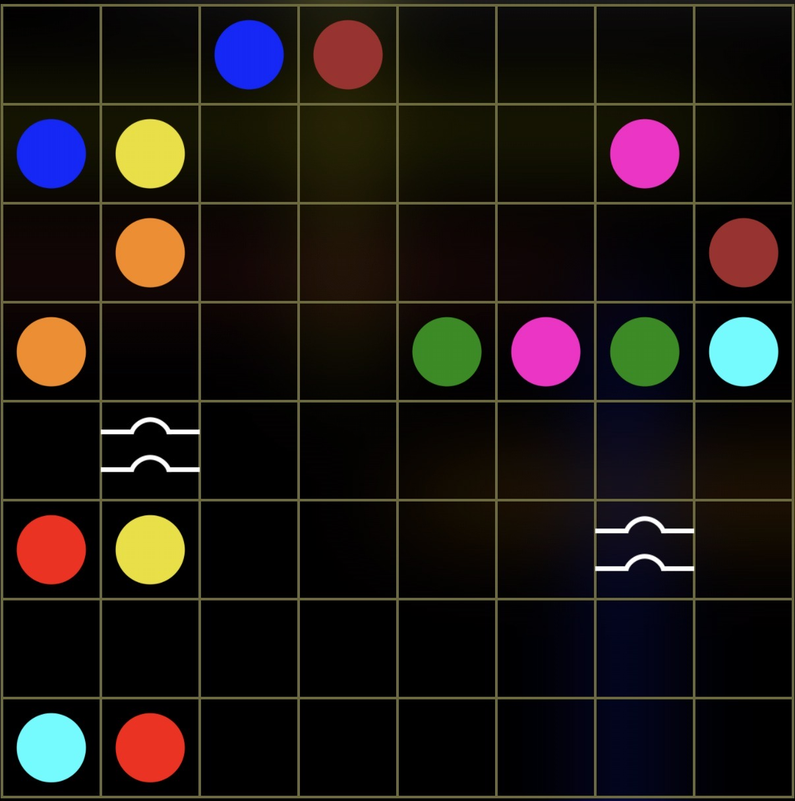
#> input picture images/bridges.png, 795 x 801 px, shrunk from 1206 x 1214 before the run; its folder holds 5 pictures in this run
$ python make_images.py
#> lines starting #> are read from the running program, lines starting #| are printed output that depends on the picture
import cv2
import numpy as np

def load_img(impath):
    """
    Loads an image from a specified location and returns it in RGB format.
    Input:
    - impath: a string specifying the target image location.
    Returns an RGB integer image.
    """
#> called with impath = 'bridges.png'
    img_loaded = cv2.imread(f"images/{impath}")
#> img_loaded is the input picture: shape (801, 795, 3); mean B, G, R 20.1, 23.6, 29.6
    # img = cv2.cvtColor(img_loaded, cv2.COLOR_BGR2RGB)

    return img_loaded

image_name = "bridges"
img = load_img(f"{image_name}.png")

height, width, _ = img.shape
#> height = 801; width = 795
for row in range(height):
    for col in range(width):
        rgb_tuple = tuple(img[row, col])
        distance = np.linalg.norm(np.array(rgb_tuple))
        if distance < 60:
            img[row, col] = [255, 255, 255]
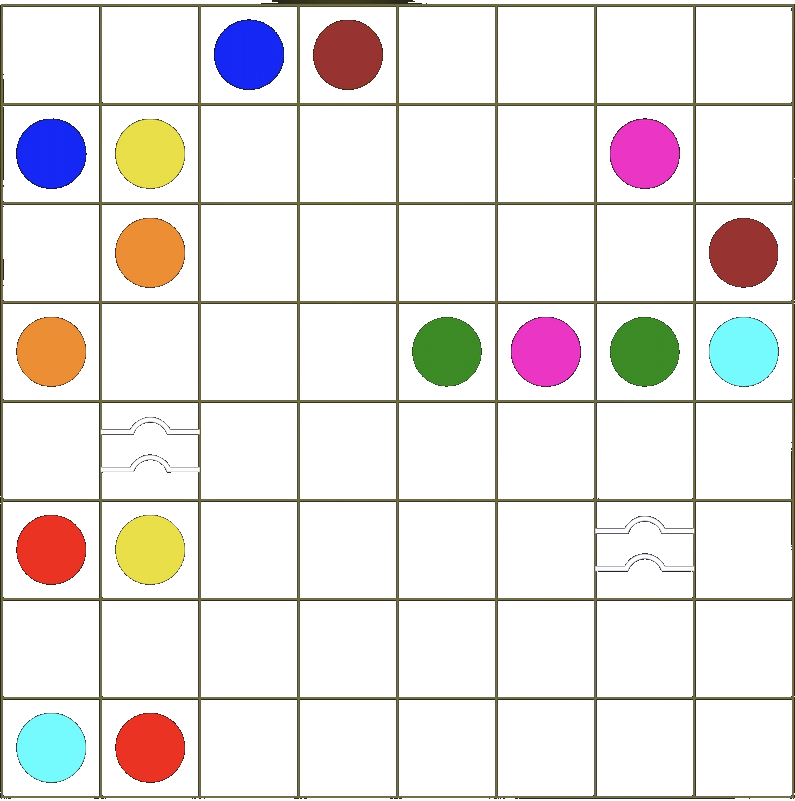
#> img: shape (801, 795, 3); mean B, G, R 228.3, 230.3, 234.5

cv2.imwrite(f"processed_images/{image_name}_processed.png", img)
